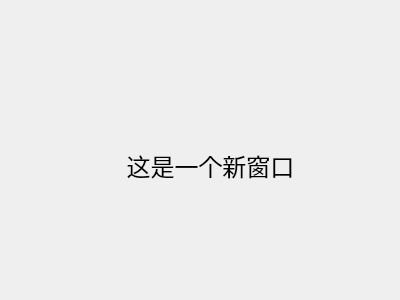
<?xml version="1.0" encoding="UTF-8"?>
<ui version="4.0">
 <class>NewDlg</class>
 <widget class="QDialog" name="NewDlg">
  <property name="geometry">
   <rect>
    <x>0</x>
    <y>0</y>
    <width>400</width>
    <height>300</height>
   </rect>
  </property>
  <property name="windowTitle">
   <string>Dialog</string>
  </property>
  <widget class="QLabel" name="label">
   <property name="geometry">
    <rect>
     <x>100</x>
     <y>140</y>
     <width>221</width>
     <height>51</height>
    </rect>
   </property>
   <property name="font">
    <font>
     <pointsize>18</pointsize>
    </font>
   </property>
   <property name="text">
    <string>这是一个新窗口</string>
   </property>
   <property name="alignment">
    <set>Qt::AlignCenter</set>
   </property>
  </widget>
 </widget>
 <resources/>
 <connections/>
</ui>
